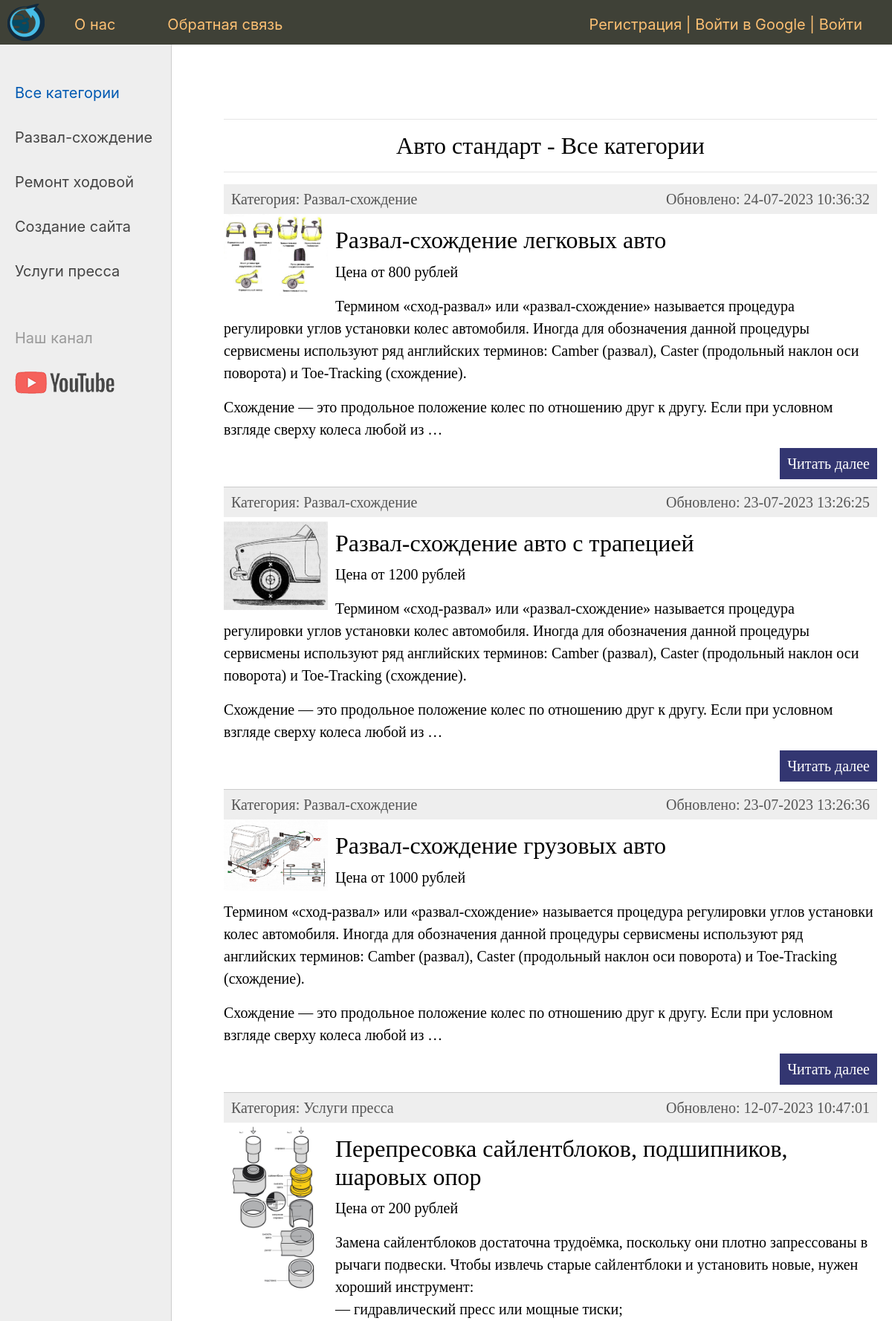
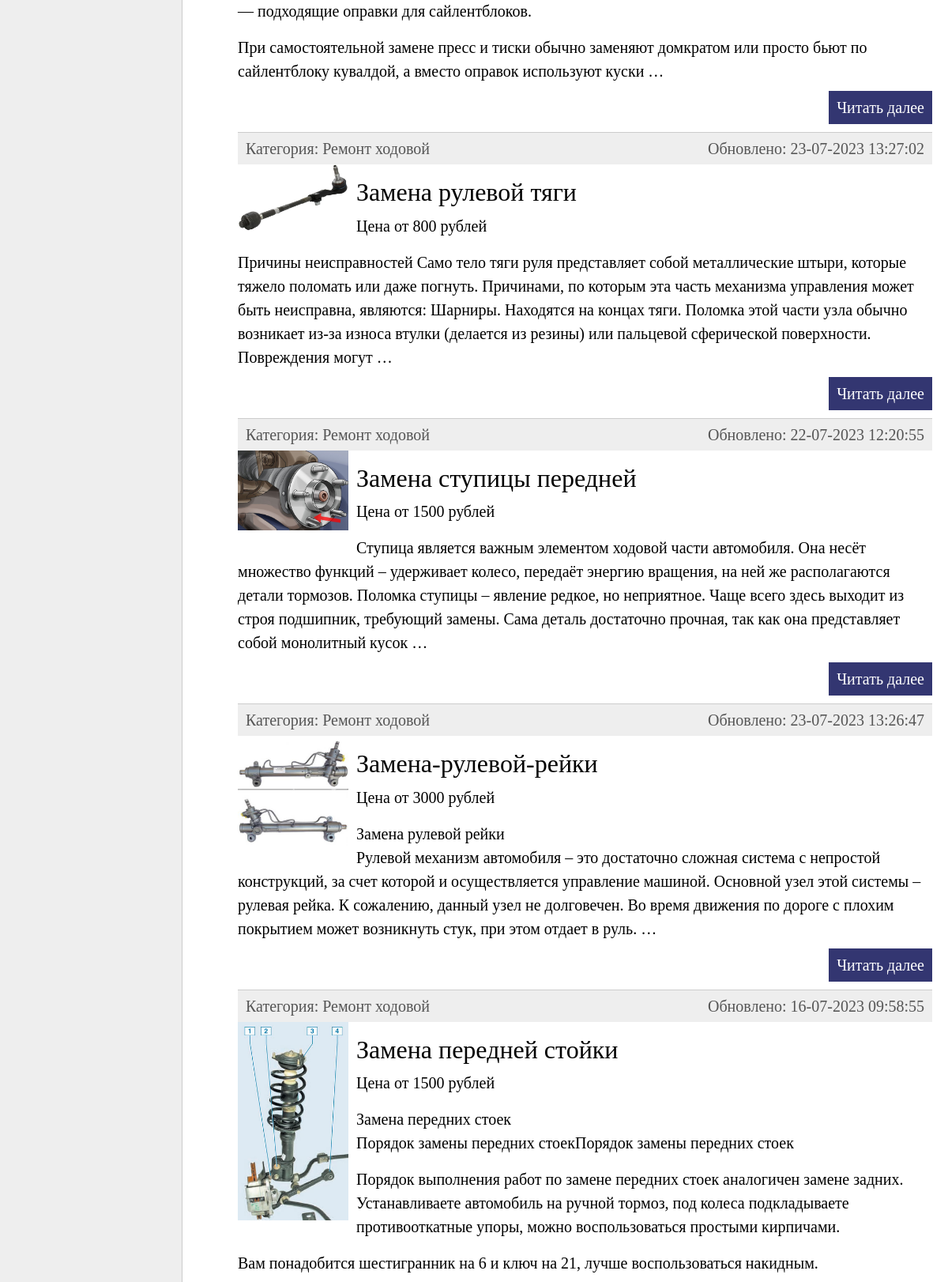
The page / (upper part) on the database its author committed (2 pictures, top to bottom).
### avto_tochka/models.py (models this page shows, shortened)
class Category(models.Model):
    name = models.CharField(max_length=100, db_index=True, verbose_name='Категории услуг')
    slug = models.SlugField(max_length=255, unique=True, db_index=True, verbose_name='URL')
    def __str__(self):
        return self.name
    def get_absolute_url(self):
        return reverse('category', kwargs={'cat_slug': self.slug})
    class Meta:
        verbose_name = 'Категории услуг'
        verbose_name_plural = 'Категории услуг'

class Service(models.Model):
    title = models.CharField(max_length=255, verbose_name='Заголовок')
    slug = models.SlugField(max_length=255, unique=True, db_index=True, verbose_name='URL')
    price = models.SmallIntegerField(default=0, verbose_name='Цена')
    content = models.TextField(blank=False, verbose_name='Описание')  # Пустое = False
    photo = models.ImageField(upload_to="photos/%Y/%m/%d/", verbose_name='Фото')  # Загрузить в "photos/%Y/%m/%d/"
    time_create = models.DateTimeField(auto_now_add=True, verbose_name='Дата создания')
    time_update = models.DateTimeField(auto_now=True, verbose_name='Дата обновления')
    is_published = models.BooleanField(default=True, verbose_name='Обпуликовать')
    cat = models.ForeignKey('Category', on_delete=models.PROTECT, verbose_name='Категория')  # (cat)_id автоматом добавится
    def get_absolute_url(self):
        return reverse('service', kwargs={'service_slug': self.slug})
    class Meta:
        verbose_name = 'Услуги'
        verbose_name_plural = 'Услуги'
        ordering = ['id']

### avto_tochka/views.py (the view)
# urls.py: path('', ServiceHome.as_view(), name='main'),  # http://127.0.0.1:8000/
class ServiceHome(DataMixin, ListView):
    model = Service
    template_name = 'avto_tochka/home.html'
    context_object_name = 'posts'
    def get_context_data(self, *, object_list=None, **kwargs):
        context = super().get_context_data(**kwargs)
        c_def = self.get_user_context(title="Авто стандарт главная страница")
        return dict(list(context.items()) + list(c_def.items()))
    def get_queryset(self):
        return Service.objects.filter(is_published=True).select_related('cat')

### avto_tochka/utils.py (called while the page is built)
    def get_user_context(self, **kwargs):
        context = kwargs
        cats = Category.objects.annotate(Count('service'))
        user_menu = menu.copy()
        if not self.request.user.is_superuser:
            user_menu.pop(2)
        context['menu'] = user_menu
        context['cats'] = cats  # tag для html
        if 'cat_selected' not in context:
            context['cat_selected'] = 0
        return context

### avto_tochka/templates/avto_tochka/home.html (shortened to what this page needs)
{% extends 'avto_tochka/base.html' %}
{% block content %}
<hr>
    <h1 align="center">Авто стандарт - Все категории</h1>
<hr>
<ul class="list-articles">
    {% for p in posts %}
    <li>
        <div class="article-panel">
        <p class="first">Категория: {{p.cat}}</p>
        <p class="last">Обновлено: {{p.time_update|date:"d-m-Y H:i:s"}}</p>
        </div>
        {% if p.photo %}
            <p><img class="img-article-left thumb" src="{{p.photo.url}}"></p>
        {% endif %}
        <h2>{{p.title}}</h2>
        <p>Цена от {{p.price}} рублей </p>
        {% autoescape on %}
        {{p.content|linebreaks|truncatewords:50}}
        {% endautoescape %}
        <p class="link-read-post"><a href="{{ p.get_absolute_url }}">Читать далее</a></p>
    </li>
	{% endfor %}
</ul>
{% endblock %}

### avto_tochka/templates/avto_tochka/base.html (shortened to what this page needs)
{% load static account socialaccount %}
{% load avto_tochka_tags %}
<!DOCTYPE html>
<html lang="ru">
<head>
		<link type="text/css" href="{% static 'avto_tochka/css/styles.css' %}" rel="stylesheet" />
</head>
<body>
<table class="table-page" border=0 cellpadding="0" cellspacing="0">
<tr><td valign=top>
{% block mainmenu %}
		<div class="header">
			<ul id="mainmenu" class="mainmenu">
			<li class="logo"><a href="{% url 'main' %}"><div class="logo"></div></a></li>
			{% for m in menu %}
			<li><a href="{% url m.url_name %}">{{m.title}}</a></li>
			{% endfor %}
			{% if request.user.is_authenticated %}
				<li class="last">Пользователь {{user.username}} | <a  href="{% url 'logout' %}">Выйти</a></li>
			{% else %}
				<li class="last"><a href="{% url 'register' %}">Регистрация</a> |
					<a href="{% provider_login_url 'google' %}">Войти в Google</a> |
					<a href="{% url 'login' %}">Войти</a></li>
			{% endif %}
			</ul>
		</div>
{% endblock mainmenu %}
<table class="table-content" border=0 cellpadding="0" cellspacing="0">
<tr>
<td valign="top" class="left-chapters">
	<ul id="leftchapters">
		{% if cat_selected == 0 %}
		<li class="selected">Все категории</li>
		{% else %}
				<li><a href="{% url 'main' %}">Все категории</a></li>
		{% endif %}
		{% for c in cats %}
			{% if c.service__count > 0 %}
				{% if c.pk == cat_selected %}
					<li class="selected">{{c.name}}</li>
				{% else %}
					<li><a href="{{ c.get_absolute_url }}">{{c.name}}</a></li>
				{% endif %}
			{% endif %}
		{% endfor %}
		<li class="share">
		<p>Наш канал</p>
		<a class="share-yt" href="https://www.youtube.com/@pro_avtomobil" target="_blank" rel="nofollow"></a>
		</li>
	</ul>
</td>
<td valign="top" class="content">
	<div class="content-text">
{% block content %}
{% endblock %}
		<link rel="stylesheet" href="https://cdn.jsdelivr.net/npm/bootstrap@4.0.0/dist/css/bootstrap.min.css">
	</div>
</td></tr></table>
</td></tr>
</table>
</body>
</html>

### avto_tochka/static/avto_tochka/css/styles.css (style rules this page uses)
html, body { font-family: 'Arial'; margin: 0; padding: 0; height: 100%; width: 100%; color: #444; }
a { color: #0059b2; text-decoration: none; }
img { max-width: 600px; height: auto; }
img.img-article-left { max-width: 300px; height: auto; float: left; padding: 0 10px 10px 0; }
img.img-article-left.thumb { max-width: 150px; height: auto; }
p.link-read-post { text-align: right; }
p.link-read-post a { padding: 10px; min-width: 100px; background: #333671; color: #fff; text-decoration: none; }
div.article-panel { background: #eee; padding: 5px 10px 5px 10px; box-sizing border-box; overflow: hidden; color: #555; }
div.article-panel p.first { margin: 0; float: left; }
div.article-panel p.last { margin: 0; float: right; }
ul.list-articles { list-style: none; margin: 0; padding: 0; }
ul.list-articles li { border-bottom: 1px solid #ccc; }
.table-page { width: 100%; height: 100%; vertical-align: top; }
.table-page tr { height: 100%; }
.header { background: #3F4137; height: 60px; }
.logo { background: url('../images/logo.png') no-repeat 10px 5px; width: 70px; height: 60px; }
ul.mainmenu { list-style: none; margin: 0; padding: 0; height: 60px; color: #fdc073; font-size: 20px; overflow: hidden; }
ul.mainmenu li { float: left; margin: 18px 40px 0 30px; }
ul.mainmenu li.logo { margin: 0; }
ul.mainmenu li.last { float: right; }
ul.mainmenu li a { color: #fdc073; text-decoration: none; }
.table-content { width: 100%; min-height: 100%; height: 100%; }
.left-chapters { margin: 0; background: #eee; border-right: 1px solid #ccc; min-height: 100%; }
.left-chapters ul { width: 230px; min-height: 100%; margin: 0; padding: 20px 10px 10px 20px; list-style: none; font-size: 20px; }
.left-chapters ul li { margin: 30px 0 0 0; color: #999; }
.left-chapters ul li.selected { color: #0059b2; }
.left-chapters ul li a { color: #444; text-decoration: none; }
.left-chapters ul li.share { margin: 60px 0 0 0; }
.left-chapters ul li.share p { margin: 30px 0 30px 0; }
.left-chapters ul li.share a { display: inline-block; width: 40px; height: 40px; margin: 0 20px 0 0; }
.left-chapters ul li.share a.share-yt { width: 100%; height: 30px; background: url('../images/share_yt.png') no-repeat 0 0 }
.content { padding: 40px 20px 20px 40px; width: 100%; box-sizing: border-box; }
.content-text { margin: 60px 0 0 30px; color: #000; font-size: 20px; font-family: Yandex Sans Display Light; }
.content-text h1 { font-size: 32px; }

### rows shown on the page
Category: name "Развал-схождение"
Category: name "Ремонт ходовой"
Category: name "Создание сайта"
Category: name "Услуги пресса"
Service: cat "Развал-схождение", time_update "24-07-2023 10:36:32", photo (picture), title "Развал-схождение легковых авто", price "800", content "Термином «сход-развал» или «развал-схождение» называется процедура регулировки углов установки колес автомобиля. Иногда для обозначения данной процедуры сервисмены используют ряд английских терминов: Camber (развал), Caster (продольный наклон оси поворота) и Toe-Tracking (схождение). Схождение — это продольное положение колес по отношению друг к другу. Если при условном взгляде сверху колеса любой из …"
Service: cat "Развал-схождение", time_update "23-07-2023 13:26:25", photo (picture), title "Развал-схождение авто с трапецией", price "1200", content "Термином «сход-развал» или «развал-схождение» называется процедура регулировки углов установки колес автомобиля. Иногда для обозначения данной процедуры сервисмены используют ряд английских терминов: Camber (развал), Caster (продольный наклон оси поворота) и Toe-Tracking (схождение). Схождение — это продольное положение колес по отношению друг к другу. Если при условном взгляде сверху колеса любой из …"
Service: cat "Развал-схождение", time_update "23-07-2023 13:26:36", photo (picture), title "Развал-схождение грузовых авто", price "1000", content "Термином «сход-развал» или «развал-схождение» называется процедура регулировки углов установки колес автомобиля. Иногда для обозначения данной процедуры сервисмены используют ряд английских терминов: Camber (развал), Caster (продольный наклон оси поворота) и Toe-Tracking (схождение). Схождение — это продольное положение колес по отношению друг к другу. Если при условном взгляде сверху колеса любой из …"
Service: cat "Услуги пресса", time_update "12-07-2023 10:47:01", photo (picture), title "Перепресовка сайлентблоков, подшипников, шаровых опор", price "200", content "Замена сайлентблоков достаточна трудоёмка, поскольку они плотно запрессованы в рычаги подвески. Чтобы извлечь старые сайлентблоки и установить новые, нужен хороший инструмент: — гидравлический пресс или мощные тиски; — подходящие оправки для сайлентблоков. При самостоятельной замене пресс и тиски обычно заменяют домкратом или просто бьют по сайлентблоку кувалдой, а вместо оправок используют куски …"
Service: cat "Ремонт ходовой", time_update "23-07-2023 13:27:02", photo (picture), title "Замена рулевой тяги", price "800", content "Причины неисправностей Само тело тяги руля представляет собой металлические штыри, которые тяжело поломать или даже погнуть. Причинами, по которым эта часть механизма управления может быть неисправна, являются: Шарниры. Находятся на концах тяги. Поломка этой части узла обычно возникает из-за износа втулки (делается из резины) или пальцевой сферической поверхности. Повреждения могут …"
Service: cat "Ремонт ходовой", time_update "22-07-2023 12:20:55", photo (picture), title "Замена ступицы передней", price "1500", content "Ступица является важным элементом ходовой части автомобиля. Она несёт множество функций – удерживает колесо, передаёт энергию вращения, на ней же располагаются детали тормозов. Поломка ступицы – явление редкое, но неприятное. Чаще всего здесь выходит из строя подшипник, требующий замены. Сама деталь достаточно прочная, так как она представляет собой монолитный кусок …"
Service: cat "Ремонт ходовой", time_update "23-07-2023 13:26:47", photo (picture), title "Замена-рулевой-рейки", price "3000", content "Замена рулевой рейки Рулевой механизм автомобиля – это достаточно сложная система с непростой конструкций, за счет которой и осуществляется управление машиной. Основной узел этой системы – рулевая рейка. К сожалению, данный узел не долговечен. Во время движения по дороге с плохим покрытием может возникнуть стук, при этом отдает в руль. …"
Service: cat "Ремонт ходовой", time_update "16-07-2023 09:58:55", photo (picture), title "Замена передней стойки", price "1500", content "Замена передних стоек Порядок замены передних стоекПорядок замены передних стоек Порядок выполнения работ по замене передних стоек аналогичен замене задних. Устанавливаете автомобиль на ручной тормоз, под колеса подкладываете противооткатные упоры, можно воспользоваться простыми кирпичами. Вам понадобится шестигранник на 6 и ключ на 21, лучше воспользоваться накидным."

### other values the page prints
{{ m.title }} "О нас" "Обратная связь"
